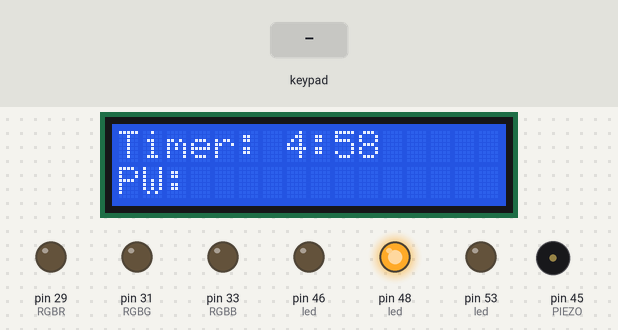
The sketch below on a simulated Arduino Mega 2560, built with avr-gcc and run on an emulated ATmega2560. Shown: 16×2 character LCD, output pins drawn as LEDs (lit = HIGH), buzzer (waves = sounding). Inputs (shaded band) come from the test bench. Random numbers use the default seed unless the sketch sets one; what the sketch prints to the serial monitor is not drawn.

Above: at 1.25 s.
1.3 s: keypad keys 2 0 2 0 A C B # pressed 0.4 s apart
At 5.2 s:
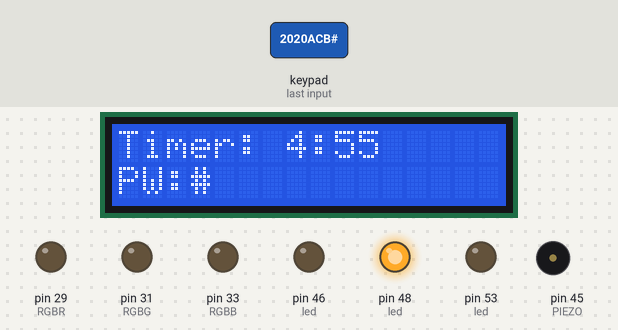
6.0 s: key 'A' pressed
At 6.7 s:
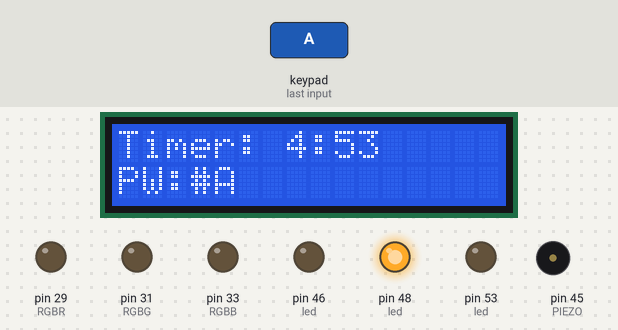
8.3 s: keypad keys 2 0 2 0 A C B * pressed 0.4 s apart
At 10.6 s:
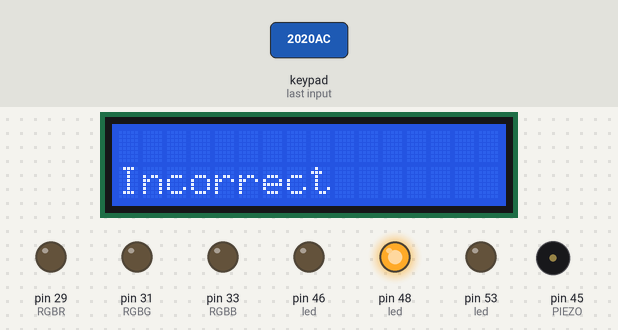
13.0 s: key 'B' pressed
At 13.66 s:
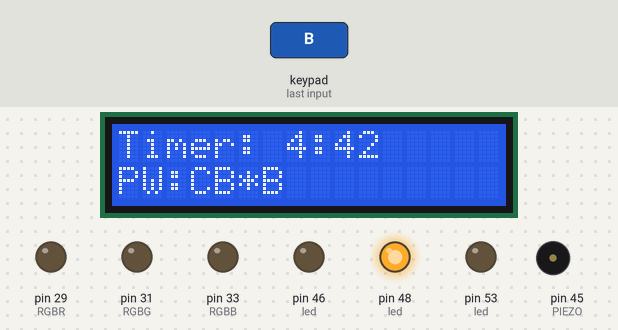
15.0 s: keypad keys B C 2 8 7 6 # # pressed 0.4 s apart
At 15.65 s:
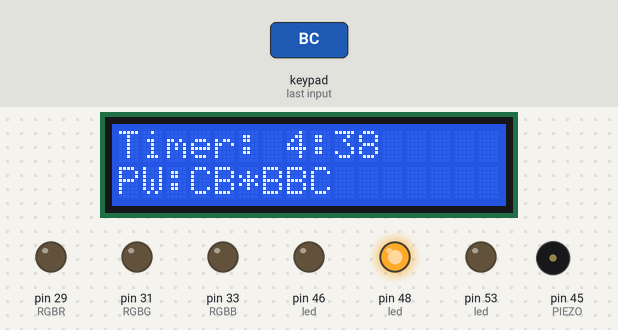
19.7 s: key 'C' pressed
At 19.81 s:
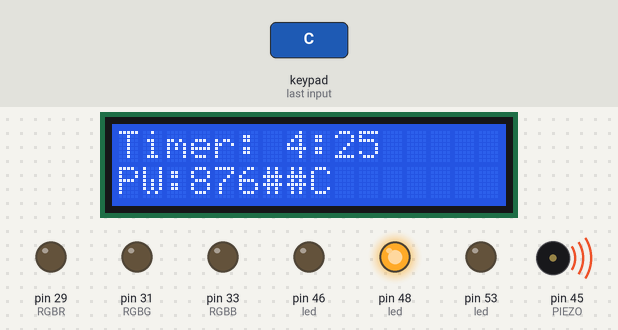
Timing chart, 0 to 22.6 s (numbered marks = the images above; inputs shaded):
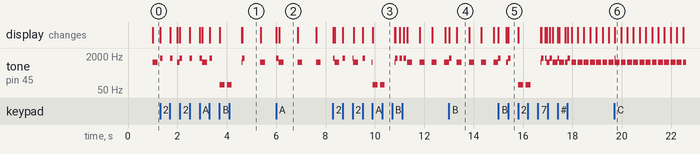

Measured:
- by itself, tone on pin 45 (PIEZO): plays 1600 Hz for 0.10 s, 1036 Hz for 0.09 s, 1600 Hz for 0.10 s, 90 Hz for 0.20 s, 90 Hz for 0.20 s, 1036 Hz for 0.02 s … (22 notes in this stretch)
- what the display in image 1 shows lasts 0.8 s, from 4.6 s to 5.4 s
- what the display in image 2 shows lasts 0.8 s, from 6.1 s to 6.9 s
- what the display in image 4 shows lasts 0.5 s, from 13.3 s to 13.8 s

The sketch:

Final-sem-rfid.ino
```cpp
#define Password_Length 8 // Tamanho da password, deve ser preservado.
// Leds da sequencia
#define LED1 48 // Pin do led1
#define LED2 46 // Pin do led2
#define LED3 53 // Pin do led3
#define LEDR 38
#define LEDG 39
// RGB
#define RGBR 29
#define RGBG 31
#define RGBB 33

#define PIEZO 45

#define BAUD_RATE 9600


int defuse = false;
int boom = false;
int ciclo_clock = 1000;
unsigned long tempoinicial, clockatual;
unsigned long minutos = 4, segundos = 59;
char timeline[16]; // No fundo é uma linha do LCD

// RFID
/*
#include <SPI.h>
#include <MFRC522.h>

#define SS_PIN 10
#define RST_PIN 9
MFRC522 mfrc522(SS_PIN, RST_PIN);   // Inicia o MFRC522
*/
// Keypad e LCD
#include <Keypad.h>
#include <LiquidCrystal.h>

int led[] = {LED1, LED2, LED3}; // Leds relativos à sequência

int random_val = 0;
char Master[4][Password_Length] = { "123A456", "2020ACB", "BC2876#", "#A95C06"}; // 4 possibilidades parecem suficientes.
char Data[Password_Length];

byte data_count = 0, master_count = 0;
bool password_correta; // Não se encontra em uso.
char customKey;

const byte ROWS = 4;
const byte COLS = 4;


char hexaKeys[ROWS][COLS] = { // Inicialização da matriz 4x4
  {'1', '2', '3', 'A'},
  {'4', '5', '6', 'B'},
  {'7', '8', '9', 'C'},
  {'*', '0', '#', 'D'}
};

//byte rowPins[ROWS] = {9, 8, 7, 6}; // Pins do keypad
//byte colPins[COLS] = {5, 4, 3, 2}; // Pins do keypad

// Keypad:
//byte rowPins[ROWS] = {A5, A4, A3, A2}; // Pinos que utilizei para o simulador
//byte colPins[COLS] = {A1, 13, 10, 9}; // Pinos que utilizei para o simulador

byte rowPins[ROWS] = {A10, A9, A8, A7}; // Pinos que utilizei para o simulador
byte colPins[COLS] = {A5, A4, A3, A2}; // Pinos que utilizei para o simulador
// LCD
const int rs = 12, en = 11, d4 = 2, d5 = 3, d6 = 4, d7 = 5; // Pinos do LCD
LiquidCrystal lcd(rs, en, d4, d5, d6, d7); // Inicio do LCD
Keypad customKeypad = Keypad(makeKeymap(hexaKeys), rowPins, colPins, ROWS, COLS); // Inicio do Keypad

void printlcd() {
  lcd.setCursor(7, 0);
  lcd.print(minutos);
  lcd.print(":");

  switch (segundos) {

    case 0 ... 9:
      lcd.print("0");
      lcd.print(segundos);
      break;

    default:
      lcd.print(segundos);
      break;
  }
}

void timer() {
  if (millis() - tempoinicial >= ciclo_clock) { // Clock de um segundo;
    if (minutos >= 0) {
      segundos--;
      Serial.println(segundos);
      tempoinicial = millis(); // Novo tempo inicial

      // Piezo:
      tone(PIEZO, 1036, 200);
    }
  }

  if (minutos > 0 && segundos == 0) {
    minutos--;
    segundos = 59;
    Serial.print("Minutos:");
    Serial.println(minutos);
  }

  else if (minutos <= 0 && segundos == 0) {
    minutos = 0;
    segundos = 0;
    Serial.print("Minutos: ");
    Serial.print(minutos);
    Serial.print(" Segundos: ");
    Serial.println(segundos);
  }
}

//////////////////////////
//      Modo final      //
//////////////////////////

void defusecheck() {
  if (defuse == true) {
    lcd.clear();
    lcd.setCursor(0, 0);
    lcd.print("Defused");
    delay(500);
    digitalWrite(LEDG, HIGH);
    delay(500);
  }
}
void boomcheck() {
  if (minutos == 0 && segundos <= 0) {
    boom = true;

    minutos = 0;
    segundos = 0;
    lcd.clear();
    lcd.setCursor(0, 0);
    lcd.print("Game over!");

    lcd.setCursor(0, 1);
    lcd.print("Boom!");
    delay(500);
    digitalWrite(LEDR, HIGH);
    delay(500);

  }
}

void rgbcor(int red_light_value, int green_light_value, int blue_light_value)
{
  analogWrite(RGBR, red_light_value);
  analogWrite(RGBG, green_light_value);
  analogWrite(RGBB, blue_light_value);
}

void passdetect() {
  lcd.setCursor(0, 1);
  lcd.print("PW:");

  customKey = customKeypad.getKey();
  if (customKey) {
    Data[data_count] = customKey;

    lcd.setCursor(data_count + 3, 1); // Aqui tem que ser +3 dado que "PW:" ocupa 3 digitos
    lcd.print(Data[data_count]);
    data_count++;
    tone(PIEZO, 1600, 100);
  }

  if (data_count == Password_Length - 1) {
    lcd.clear();

    if (!strcmp(Data, Master[random_val])) {

      defuse = true;
      lcd.setCursor(0, 1);
      lcd.print("Correct");
      digitalWrite(LEDG, 1);
      digitalWrite(LEDR, 0);
      tone(PIEZO, 2036, 200);
      delay(300);
      tone(PIEZO, 2036, 200);
      //digitalWrite(signalPin, HIGH); // Não é necessário
      delay(500); // Não é necessário
      //digitalWrite(signalPin, LOW); // Não é necessário
      digitalWrite(LEDG, 0);
    }
    else {
      // Caso o código esteja incorreto
      if (ciclo_clock > 250)
        ciclo_clock = ciclo_clock - 250;

      lcd.setCursor(0, 1);
      lcd.print("Incorrect");
      digitalWrite(LEDG, 0);
      digitalWrite(LEDR, 1);
      tone(PIEZO, 90, 200);
      delay(300);
      tone(PIEZO, 90, 200);

      delay(600);
      digitalWrite(LEDR, 0);


    }

    lcd.clear();
    clearData();

    lcd.setCursor(0, 0);
    lcd.print("Timer:");
  }
}

void clearData() {
  while (data_count != 0) {
    Data[data_count--] = 0;
  }
  return;
}

/* void rfidcheck() {
  // Deteção de novos cartões
  if ( ! mfrc522.PICC_IsNewCardPresent()) {
    return;

  }


  // Select one of the cards
  if ( ! mfrc522.PICC_ReadCardSerial()) {
    return;

  }
  //Show UID on serial monitor
  Serial.print("UID tag :");
  String content = "";
  byte letter;
  for (byte i = 0; i < mfrc522.uid.size; i++)
  {
    Serial.print(mfrc522.uid.uidByte[i] < 0x10 ? " 0" : " ");
    Serial.print(mfrc522.uid.uidByte[i], HEX);
    content.concat(String(mfrc522.uid.uidByte[i] < 0x10 ? " 0" : " "));
    content.concat(String(mfrc522.uid.uidByte[i], HEX));
  }
  Serial.println();
  Serial.print("Message : ");
  content.toUpperCase();
  if (content.substring(1) == "77 60 D5 B5") // ID do cartão branco
  {
    Serial.println("Acesso autorizado");
    Serial.println();
    delay(1500);
    start = true;
  }

  else   {
    Serial.println("Acesso negado");
    delay(1500);
  }
}
*/
  void setup() {
    tempoinicial = millis(); // Regista o tempo inicial
    clockatual = millis();

    Serial.begin(BAUD_RATE);

    // RFID
    /*
    SPI.begin();   // Inicia o SPI
    mfrc522.PCD_Init();   // Initiate MFRC522

    Serial.println("Approximate your card to the reader..."); // Mensagem de feedback para o serial
    Serial.println();                                         // Mensagem de feedback para o serial
    */

    lcd.begin(16, 2); // Inicialização do LCD
    lcd.print("Timer:"); // Imprime "Time" no display


    // RGB
    pinMode(RGBR, OUTPUT);
    pinMode(RGBG, OUTPUT);
    pinMode(RGBB, OUTPUT);

    // Leds azuis
    for (int i = 0; i <= 2; i++) {
      pinMode(led[i], OUTPUT);
      digitalWrite(led[i], LOW);
    }

    // Led vermelho e led verde
    digitalWrite(LEDR, 0);
    digitalWrite(LEDG, 0);

    randomSeed(analogRead(A0));
    random_val = random(0, 4); // Faz com que random_val assuma um valor aleatório entre 0 e 3;

    switch (random_val) {

      case 0: // Primeira led acessa -> Password 0
        digitalWrite(led[0], HIGH);
        break;

      case 1: // Primeira e última led acessa -> Password 1
        digitalWrite(led[0], HIGH);
        digitalWrite(led[2], HIGH);
        break;

      case 2: // Segunda led acessa -> Password 2
        digitalWrite(led[1], HIGH);
        break;

      case 3: // Todas acessas -> Password 3
        digitalWrite(led[0], HIGH);
        digitalWrite(led[1], HIGH);
        digitalWrite(led[2], HIGH);
        break;
    } // Fim do switch

  }

  void loop() {

    //rfidcheck();
    if (boom == false && defuse == false) { // Quando a bomba não chegou a 0, continuar com o clock a funcionar.
      passdetect();
      timer();
      printlcd();
      //rfidcheck();
    }

    // A partir daqui apenas corre o código do modo final.
    boomcheck();
    defusecheck();


  }
```
